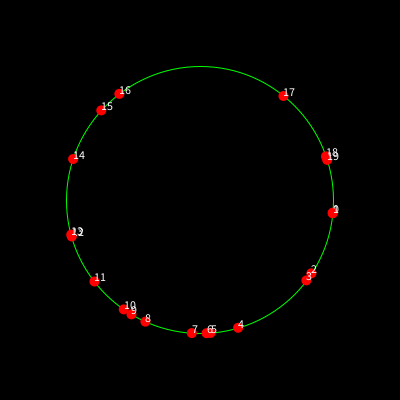
Frame 1 (no input)
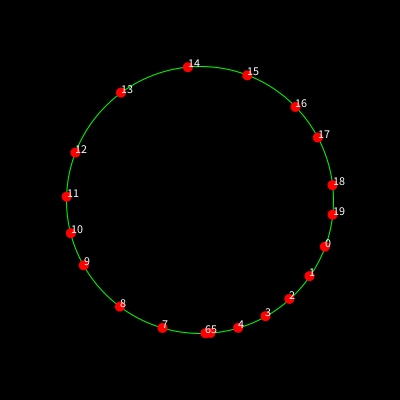
Frame 60 (the mouse pressed at the canvas centre just before this capture)
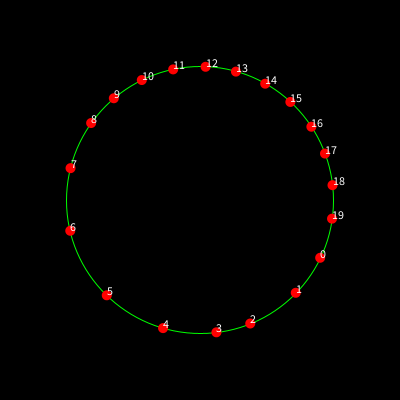
Frame 120 (the mouse held since frame 60 and released just before this capture)

The Processing sketch that drew these frames (run headless with seeded random() and noise(); from frame 60 on, the mouse is pressed at the canvas centre):

// Processing sketch: simple_traffic
// ── simple_traffic.pde
class Car {
  float x, dx, ddx; // position, velocity, acceleration
  float MAX_SPEED = 25.0; // maximum speed
  float SEPDIST = 200.0; // desired minimum separation from car in front
  float max_ddx; // maximum acceleration
  float ddx_incr = 0.2;
  
  Car(float p) {
    x = p;
    dx = 0.0;
    ddx = 0.0;
    max_ddx = 2.0;
  }
  
  void move(float dt, float road_length) {
    dx = dx + dt*ddx;
    if (dx > MAX_SPEED) { 
      dx = MAX_SPEED;
      ddx = 0.0;
    }
    
    if (dx < 0.0) {
      dx = 0.0;
    }
    
    x = x + dt*dx;
    if (x > road_length) {
      x = x - road_length;
    }
  }
  
  void update_accel(float dfront, float dt) {
//    println(dfront);
    if (dfront < SEPDIST) {
      dx = 0.0;
      ddx = 0.0;
    }
    if (dfront >= SEPDIST) {
      ddx += ddx_incr;
    
      if (ddx > max_ddx) {
        ddx = max_ddx;
      }    
    }
  }
}

Car cars[];
int NUMCARS = 20;
float road_length = 5000.0;

void setup() {
  size(400,400);
  cars = new Car[NUMCARS];
  
  // generate positions first so we can sort them to guarantee
  // that all cars are in order to start.
  float pos[] = new float[NUMCARS];
  for (int i = 0; i < NUMCARS; i++) {
    pos[i] = random(road_length);
  }
  pos = sort(pos);
  
  // create cars with their given positions in order
  for (int i = 0; i < NUMCARS; i++) {
    cars[i] = new Car(pos[i]);
  }
}

void draw() {
  background(0);
  float center_x = width/2.0;
  float center_y = height/2.0;
  float r = width / 3.0;
  float dt = 1.0;
  
  float x,y;
  stroke(color(0,255,0));
  fill(0);
  ellipse(center_x, center_y, 2*r, 2*r);
  noStroke();
  for (int i = 0; i < NUMCARS; i++) {
    x = center_x + r*cos(2*PI*(cars[i].x / road_length));
    y = center_y + r*sin(2*PI*(cars[i].x / road_length));
    fill(color(255,0,0));
    ellipse(x,y,10,10);
    fill(color(255,255,255));
    text(str(i),x,y);
  }
  
  for (int i = 0; i < NUMCARS; i++) {
    int front = i+1;
    if (front >= NUMCARS) front -= NUMCARS;
    float dfront;
    
    if (cars[i].x < cars[front].x) {
      dfront = cars[front].x - cars[i].x;
    } else {
      dfront = (road_length - cars[i].x) + cars[front].x;
    }
    cars[i].update_accel(dfront, dt);
  }
  for (int i = 0; i < NUMCARS; i++) {
    cars[i].move(dt, road_length);
  }

}
